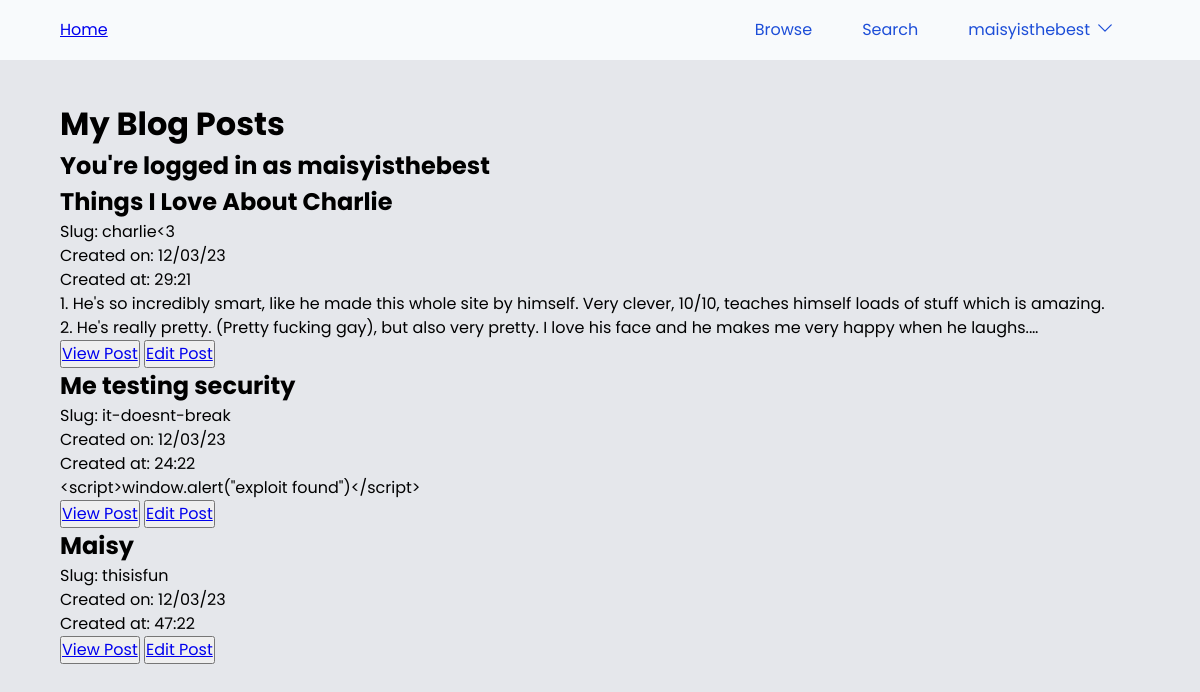
The page /my-posts (signed in) on the database its author committed.
### models.py (models this page shows, shortened)
class UserModel(UserMixin, db.Model):
    __tablename__ = 'users'
    id = db.Column(db.Integer, primary_key=True)
    username = db.Column(db.String(50), unique=True, nullable=False)
    password_hash = db.Column(db.String(128), nullable=False)
    privilege_level = db.Column(db.String(16), default="User", nullable=False) #Could be User, Admin, or SuperAdmin also could be an integer but used string for this example

class PostModel(db.Model):
    __tablename__ = 'posts'
    id = db.Column(db.Integer, primary_key=True)
    title = db.Column(db.String(100), nullable=False)
    slug = db.Column(db.String(100), unique=True, nullable=False)
    content = db.Column(db.Text, nullable=False)
    created_at = db.Column(db.DateTime, server_default=func.now())
    updated_at = db.Column(db.DateTime, onupdate=func.now())
    author = db.Column(db.String(100), db.ForeignKey('users.username'), nullable=False)
    status = db.Column(db.String, default="Draft") #Could be Draft, Review, Published, or Archived

### main.py (the view)
@app.route("/my-posts")
def my_posts():
    posts = PostModel.query.filter_by(author=get_current_username()).all()
    return render_template("my-posts.html", posts=posts, current_username=get_current_username())

### main.py (called while the page is built)
def get_current_username():
    if current_user.is_authenticated:
        return current_user.username
    else:
        return "Guest"

### models.py (called while the page is built)
@login.user_loader
def load_user(id):
    return UserModel.query.get(int(id))

### templates/my-posts.html (shortened to what this page needs)
{% extends "base.html" %}{%block head%}{%endblock%}{% block body %}
<h1>My Blog Posts</h1>
<h2>You're logged in as {{current_username}}</h2>
{% for post in posts %}
<div class="post-card">
    <h2>{{post.title}}</h2>
    <p>Slug: {{post.slug}}</p>
    <p>Created on: {{post.created_at.strftime("%d/%m/%y")}}</p>
    <p>Created at: {{post.created_at.strftime("%M:%H")}}</p>
    <div class="post__content-preview">{{post.content|safe}}</div>
    <div class="button-container">
        <button><a href="{{url_for("view_post", slug=post.slug)}}">View Post</a></button>
        <button><a href="{{url_for("edit", slug=post.slug)}}">Edit Post</a></button>
    </div>
</div>
{% endfor %}
{% endblock %}

### templates/base.html (shortened to what this page needs)
<!DOCTYPE html>
<html lang="en">
  <head>
    <link rel="stylesheet" href="{{ url_for('static', filename='css/stylesheet.css')}}" />
  </head>
  <header class="header">
    <div class="header__inner">
      <a href="{{url_for('index')}}"
        >Home</a>
      <nav class="nav">
        <ul class="nav__list">
          <li class="nav__list-item">
            <a class="nav__list-link" href="{{url_for("browse")}}">Browse</a>
          </li>
          <li class="nav__list-item">
            <a class="nav__list-link" href="#">Search</a>
          </li>
          {% if current_user.is_authenticated %}
          <li class="nav__list-item">
            <div class="dropdown">
              <button class="dropbtn">{{current_username}}<svg xmlns="http://www.w3.org/2000/svg" fill="none" viewBox="0 0 24 24" stroke-width="1.5" stroke="currentColor" class="w-6 h-6">
                <path stroke-linecap="round" stroke-linejoin="round" d="M19.5 8.25l-7.5 7.5-7.5-7.5" />
              </svg>
              </button>
            </div>
            {% else %}
            <a class="nav__list-link" href="{{url_for('login')}}">Login</a>
            {% endif %}
          </li>
        </ul>
      </nav>
    </div>
  </header>
  <body>
    <div class="content">
    {% block body %} {% endblock %}
  </div>
  </body>
</html>

### static/css/stylesheet.css (style rules this page uses)
*, *::before, *::after { box-sizing: border-box; }
* { margin: 0; padding: 0; }
html, body { height: 100%; }
body { line-height: 1.5; -webkit-font-smoothing: antialiased; }
img, picture, video, canvas, svg { display: block; max-width: 100%; }
input, button, textarea, select { font: inherit; }
p, h1, h2, h3, h4, h5, h6 { overflow-wrap: break-word; }
:root { --dark-background: #27272a; --dark-foregeound: #e2e8f0; --dark-text: #e2e8f0; --dark-text-lighter: #6e6e6e; --dark-primary: #3839ff; --current-background: #e5e7eb; --current-foregeound: #18181b; --current-text: #18181b; --current-text-lighter: #4d5050; --light-primary: #00c3ff; --color-primary: #4f46e5; --color-secondary: #818cf8; --gradeint-primary: linear-gradient(#163de7, #00c3ff); }
body { background-color: var(--current-background); font-family: "Poppins", Noto Sans, sans-serif; min-height: 100%; height: 100%; display: flex; flex-direction: column; }
.content { flex: 1 1 auto; margin: 0 5%; }
.header { color: var(--primary-fg); background-color: #f8fafc; display: flex; justify-content: center; margin-bottom: 40px; padding: 14px 0; }
.header__inner { display: flex; justify-content: space-between; align-items: center; max-width: 90vw; width: 100%; }
.nav { flex: 0 1 auto; }
.nav__list { display: flex; justify-content: space-between; list-style: none; align-items: center; }
.nav__list-item { margin: 0; }
.nav__list-link { text-decoration: none; transition: all 0.3s; padding: 4px 25px; color: #1d4ed8; }
.nav .dropdown .dropbtn { border: none; outline: none; color: #1d4ed8; background-color: inherit; font-family: inherit; margin: 0; }
.nav .dropbtn { display: flex; padding: 4px 25px; transition: all 0.3s; }
.nav .dropbtn svg { margin-left: 5px; width: 20px; }
.post__content-preview { display: -webkit-box; -webkit-line-clamp: 2; -webkit-box-orient: vertical; overflow: hidden; }
.post__content-preview * { font-size: 1rem; }

### rows shown on the page
UserModel: username "maisyisthebest"
PostModel: title "Things I Love About Charlie", slug "charlie<3", created_at "12/03/23", created_at "29:21", content "1. He's so incredibly smart, like he made this whole site by himself. Very clever, 10/10, teaches himself loads of stuff which is amazing. 2. He's really pretty. (Pretty fucking gay), but also very pretty. I love his face and he makes me very happy when he laughs."
PostModel: title "Me testing security", slug "it-doesnt-break", created_at "12/03/23", created_at "24:22", content "<script>window.alert(\"exploit found\")</script>"
PostModel: title "Maisy", slug "thisisfun", created_at "12/03/23", created_at "47:22"
